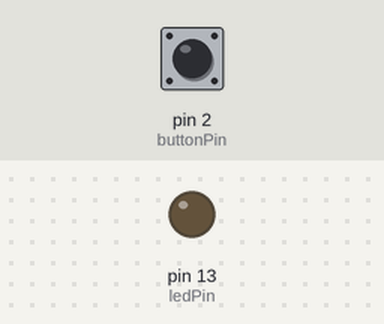
Recording of a sketch running on a simulated Arduino Uno, built with avr-gcc and run on an emulated ATmega328P. Shown: output pins drawn as LEDs (lit = HIGH). Inputs (shaded band) come from the test bench; at power-on: pin 2 (buttonPin) HIGH.

Above: at 1.2 s.
1.3 s: pin 2 (buttonPin) pulled LOW for 0.15 s
At 1.8 s:
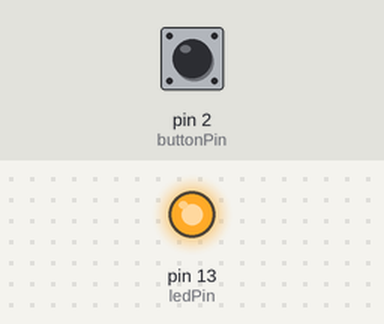
2.9 s: pin 2 (buttonPin) pulled LOW for 1 s
At 4.2 s:
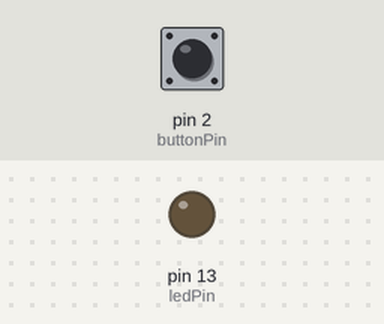
5.4 s: pin 2 (buttonPin) pulled LOW for 3.2 s
At 6.1 s:
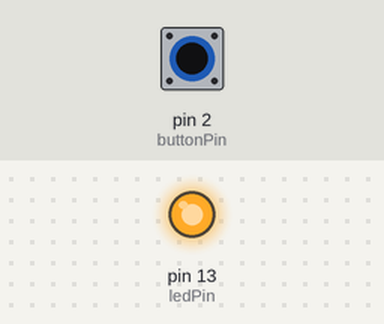
Timing chart, 0 to 8.4 s (numbered marks = the images above; inputs shaded):
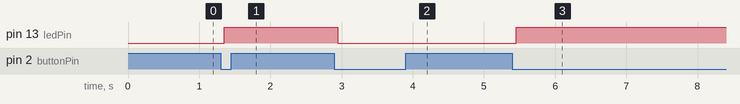

The sketch:

Button_Debounce.ino
```cpp
/*
  Arduino Learning Kits by Lyan
  Lesson 02: Button Input & Debounce
  ----------------------------------------
  課程主題：按鈕輸入與防彈跳
  Learn how to read a button input and avoid false triggers
  caused by mechanical bounce.
*/

int buttonPin = 2;          // 按鈕腳位 (button input pin)
int ledPin = 13;            // LED 腳位 (output pin)

// 狀態記錄變數 (state tracking)
int buttonState = HIGH;       // 目前按鈕狀態 (default HIGH due to INPUT_PULLUP)
int lastButtonState = HIGH;   // 上一次按鈕狀態
bool ledState = false;        // LED 狀態 (true = ON, false = OFF)

// 防彈跳控制 (debounce control)
unsigned long lastDebounceTime = 0;  // 上次狀態變化時間
unsigned long debounceDelay = 50;    // 防彈跳延遲時間 (50 ms)

void setup() {
  pinMode(buttonPin, INPUT_PULLUP);  // 啟用內建上拉電阻 (use internal pull-up resistor)
  pinMode(ledPin, OUTPUT);
}

void loop() {
  // 讀取當前按鈕狀態 (read current button state)
  int reading = digitalRead(buttonPin);

  // 若狀態改變，重設防彈跳計時 (reset debounce timer on state change)
  if (reading != lastButtonState) {
    lastDebounceTime = millis();
  }

  // 若狀態穩定超過防彈跳時間，確認輸入有效 (check stable state)
  if ((millis() - lastDebounceTime) > debounceDelay) {
    if (reading != buttonState) {
      buttonState = reading;
      // 按下（因上拉邏輯為 LOW）時切換 LED 狀態
      if (buttonState == LOW) {
        ledState = !ledState;
        digitalWrite(ledPin, ledState);
      }
    }
  }

  // 更新狀態記錄 (update last state)
  lastButtonState = reading;
}
```

Measured:
- after the input at 1.3 s, pin 13 (ledPin): LOW → HIGH after 0.05 s
- after the input at 2.9 s, pin 13 (ledPin): HIGH → LOW after 0.05 s
- after the input at 5.4 s, pin 13 (ledPin): LOW → HIGH after 0.05 s
